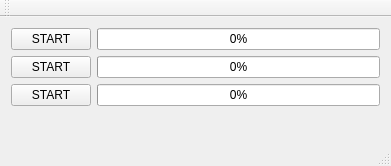
<?xml version="1.0" encoding="UTF-8"?>
<ui version="4.0">
 <class>MainWindow</class>
 <widget class="QMainWindow" name="MainWindow">
  <property name="geometry">
   <rect>
    <x>0</x>
    <y>0</y>
    <width>391</width>
    <height>166</height>
   </rect>
  </property>
  <property name="windowTitle">
   <string>MainWindow</string>
  </property>
  <widget class="QWidget" name="centralWidget">
   <layout class="QFormLayout" name="formLayout">
    <item row="0" column="0">
     <widget class="QPushButton" name="start1">
      <property name="text">
       <string>START</string>
      </property>
     </widget>
    </item>
    <item row="0" column="1">
     <widget class="QProgressBar" name="progressBar1">
      <property name="value">
       <number>0</number>
      </property>
     </widget>
    </item>
    <item row="1" column="0">
     <widget class="QPushButton" name="start2">
      <property name="text">
       <string>START</string>
      </property>
     </widget>
    </item>
    <item row="1" column="1">
     <widget class="QProgressBar" name="progressBar2">
      <property name="value">
       <number>0</number>
      </property>
     </widget>
    </item>
    <item row="2" column="0">
     <widget class="QPushButton" name="start3">
      <property name="text">
       <string>START</string>
      </property>
     </widget>
    </item>
    <item row="2" column="1">
     <widget class="QProgressBar" name="progressBar3">
      <property name="value">
       <number>0</number>
      </property>
     </widget>
    </item>
   </layout>
  </widget>
  <widget class="QMenuBar" name="menuBar">
   <property name="geometry">
    <rect>
     <x>0</x>
     <y>0</y>
     <width>391</width>
     <height>22</height>
    </rect>
   </property>
  </widget>
  <widget class="QToolBar" name="mainToolBar">
   <attribute name="toolBarArea">
    <enum>TopToolBarArea</enum>
   </attribute>
   <attribute name="toolBarBreak">
    <bool>false</bool>
   </attribute>
  </widget>
  <widget class="QStatusBar" name="statusBar"/>
 </widget>
 <layoutdefault spacing="6" margin="11"/>
 <resources/>
 <connections/>
</ui>
